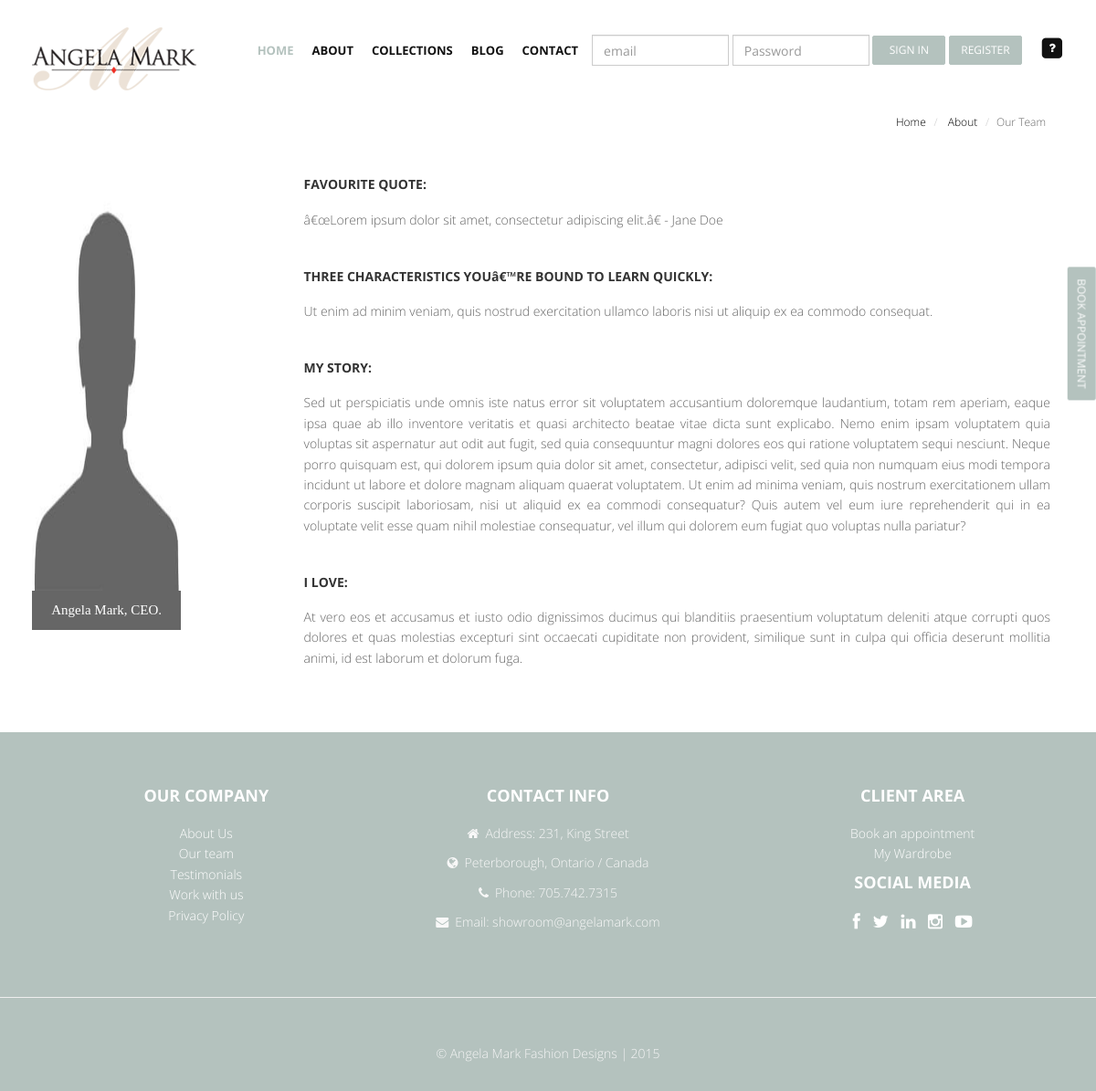
Page /AngelaFinal/web/pages/ourTeam.php on the committed database.
### tables this page shows
CREATE TABLE IF NOT EXISTS `logos` (
  `id` int(10) unsigned NOT NULL,
  `path` varchar(200) NOT NULL
);

CREATE TABLE IF NOT EXISTS `pagephotos` (
  `id` int(4) NOT NULL,
  `path` varchar(200) NOT NULL,
  `pageId` int(4) DEFAULT NULL,
  `date` timestamp NOT NULL DEFAULT CURRENT_TIMESTAMP,
  `active` int(1) NOT NULL,
  `subtitle` varchar(80) DEFAULT NULL,
  `description` varchar(200) DEFAULT NULL
);

CREATE TABLE IF NOT EXISTS `pagecontent` (
  `id` int(10) unsigned NOT NULL,
  `pageID` int(11) NOT NULL,
  `variable` varchar(30) NOT NULL,
  `content` longtext NOT NULL
);

### AngelaFinal/src/Session.php (called while the page is built, shortened)
<?php
	class Session{
		private $loggedIn = false;
		public function isLoggedIn(){
			return $this->loggedIn;
		}
		private function checkLogin(){
			if (isset($_SESSION['userID'])){
				$this->userID = $_SESSION['userID'];
				$this->loggedIn = true;
			}else{
				$this->loggedIn = false;
			}
		}
	}
?>

### AngelaFinal/src/factories/factoryDAOPdo.php (called while the page is built, shortened)
<?php
	require_once DIR_PDO.'managementPhotosDAOPdo.php';
	require_once DIR_PDO.'managementContentDAOPdo.php';
class FactoryDAOPdo implements FactoryDAO {
	private static $instance = null;
	public static function getInstance() {
		if (self::$instance == null) {
			self::$instance = new FactoryDAOPdo();
		}
		return self::$instance;
	}
	public function createManagementPhotosPersistence() {
		return new ManagementPhotosDAOPdo();
	}
	public function createManagementContentPersistence() {
		return new ManagementContentDAOPdo();
	}
}
?>

### AngelaFinal/src/controllers/managementContentController.php (called while the page is built, shortened)
<?php
	require_once DIR_FAC.'factoryDAOPdo.php';
class ManagementContentController {
	private $persistenceManagement;
	public function __construct() {
		$this->factory = FactoryDAOPdo::getInstance();
		$this->persistenceManagement = $this->factory->createManagementContentPersistence();
	}
	public function searchContent($param,$value,$type){
		$result = $this->persistenceManagement->searchContent($param,$value,$type);
		return $result;
	}
	public function searchLogo(){
		$result = $this->persistenceManagement->searchLogo();
		return $result;
	}
}
 ?>

### AngelaFinal/src/views/managementContentView.php (called while the page is built, shortened)
<?php
	require_once DIR_MOD.'managementContent.php';
	require_once DIR_CON.'managementContentController.php';
class ManagementContentView{
	private $managementContentController;
	function __construct() {
		$this->managementContentController = new ManagementContentController();
	}
	public function searchContent($param,$value,$type) {
		$result = $this->managementContentController->searchContent($param,$value,$type);
		return $result;
	}
	public function searchLogo(){
		$result = $this->managementContentController->searchLogo();
		return $result;
	}
}
 ?>

### AngelaFinal/src/persistenceDAOPdo/managementContentDAOPdo.php (called while the page is built, shortened)
<?php
	require_once DIR_MOD.'managementContent.php';
class ManagementContentDAOPdo implements ManagementContentDAO {
	public function searchContent($param,$value,$type){
		$className = 'ConnectionDAOPdo';
		$con = $className::getConnection();
		$query = 'SELECT * FROM pagecontent Where '.$param.' = '.$value;
		$stmt = $con->prepare($query);
		$stmt->execute();
		$result = $stmt->fetchAll();
		$managementsList = new ArrayObject();
		foreach ($result as $row) {
			$management = new ManagementContent();
			$management->setIdContent($row['id']);
			$management->setPageIdContent($row['pageID']);
			$management->setVariable($row['variable']);
			$management->setContent($row['content']);
			$managementsList->append($management);
		}
		if($type==1){
			return $management;
		}elseif($type==2){
			return $managementsList;
		}
	}
	public function searchLogo() {
		$className = 'ConnectionDAOPdo';
		$con = $className::getConnection();
		$query = 'SELECT * FROM logos Where id = 1';
		$stmt = $con->prepare($query);
		$stmt->execute();
		$result = $stmt->fetchAll();
		$management = '';
		foreach ($result as $row) {
			$management = new ManagementContent();
			$management->setIdLogo($row['id']);
			$management->setLogo($row['path']);
		}
		return $management;
	}
}
?>

### AngelaFinal/src/models/managementContent.php (called while the page is built, shortened)
<?php
class ManagementContent{
	private $content;
	private $logo;
	function getContent(){
		return $this->content;
	}
	function setContent($content){
		$this->content=$content;
	}
	function getLogo(){
		return $this->logo;
	}
	function setLogo($logo){
		$this->logo=$logo;
	}
}

### AngelaFinal/src/controllers/managementPhotosController.php (called while the page is built, shortened)
<?php
	require_once DIR_FAC.'factoryDAOPdo.php';
class ManagementPhotosController {
	private $persistenceManagement;
	public function __construct() {
		$this->factory = FactoryDAOPdo::getInstance();
		$this->persistenceManagement = $this->factory->createManagementPhotosPersistence();
	}
	public function searchPhotos($param,$value,$type){
		$result = $this->persistenceManagement->searchPhotos($param,$value,$type);
		return $result;
	}
}
 ?>

### AngelaFinal/src/views/managementPhotosView.php (called while the page is built, shortened)
<?php
	require_once DIR_MOD.'managementPhotos.php';
	require_once DIR_CON.'managementPhotosController.php';
class ManagementPhotosView{
	private $managementPhotosController;
	function __construct() {
		$this->managementPhotosController = new ManagementPhotosController();
	}
	public function searchPhotos($param,$value,$type) {
		$result = $this->managementPhotosController->searchPhotos($param,$value,$type);
		return $result;
	}
}
 ?>

### AngelaFinal/src/persistenceDAOPdo/managementPhotosDAOPdo.php (called while the page is built, shortened)
<?php
	require_once DIR_MOD.'managementPhotos.php';
class ManagementPhotosDAOPdo implements ManagementPhotosDAO {
	public function searchPhotos($param,$value,$type) {
		$className = 'ConnectionDAOPdo';
		$con = $className::getConnection();
		$query = 'SELECT * FROM pagephotos Where '.$param.' = '.$value;
		$stmt = $con->prepare($query);
		$stmt->execute();
		$result = $stmt->fetchAll();
		$management = '';
		$managementsList = new ArrayObject();
		foreach ($result as $row) {
			$management = new ManagementPhotos();
			$management->setIdPhoto($row['id']);
			$management->setPathPhoto($row['path']);
			$management->setPageIdPhoto($row['pageId']);
			$management->setDates($row['date']);
			$management->setActive($row['active']);
			$management->setSubtitle($row['subtitle']);
			$management->setDescription($row['description']);
			$managementsList->append($management);
		}
		if($type==1){
			return $management;
		}elseif($type==2){
			return $managementsList;
		}
	}
}
?>

### AngelaFinal/src/models/managementPhotos.php (called while the page is built, shortened)
<?php
class ManagementPhotos{
	private $pathPhoto;
	function getPathPhoto(){
		return $this->pathPhoto;
	}
	function setPathPhoto($pathPhoto){
		$this->pathPhoto=$pathPhoto;
	}
}
?>

### AngelaFinal/web/pages/ourTeam.php (the view, shortened to what this page needs)
<?php
	require_once('../../src/Session.php');
	require_once (DIR_VIE.'managementPhotosView.php');
	require_once (DIR_VIE.'managementContentView.php');
	$manegementPhotosView = new ManagementPhotosView();
	$managementContentView = new ManagementContentView();
	$managementPhotos = $manegementPhotosView->searchPhotos('pageId','6','1');
	$managementContent = $managementContentView->searchContent('pageId','6','1');
	$session = new Session();
?>
<html lang="en">
<head>
	<?php include( DIR_LAY.'headPages.php');?>
</head>
<body>
	<div id="wrapper">
		<?php
		if($session->isLoggedIn()){
			if ($_SESSION['role']==2){
				include (DIR_LAY.'headerUserPages.php') ;
			}elseif($_SESSION['role']==1){
				include( DIR_LAY.'headerAdminPages.php') ;
			}elseif($_SESSION['role']==3){
				include( DIR_LAY.'headerStaffPages.php') ;
			}
		}else{
			include( DIR_LAY.'headerPages.php') ;
		}
		?>
<br>
<br>
<br>
<br>
<br>
        <div class="breadcrumbs">
            <div class="container">
                <div class="row">
                    <div class="col-lg-4 col-sm-4">
                    </div>
                    <div class="col-lg-8 col-sm-8">
                        <ol class="breadcrumb pull-right">
                            <li>
                                <a href="../../index.php">Home</a>
                            </li>
                            <li>
                                <a href="#">About</a>
                            </li>
                            <li class="./web/pages/ourTeam.php">Our Team</li>
                        </ol>
                    </div>
                </div>
            </div>
        </div>
	<div class="container">
    	<div class="row">
        	<div class="col-xs-4 col-md-2">
				<div class="wrapper">
					<img class="img-responsive" src="<?php echo '../../'.$managementPhotos->getPathPhoto();?>" style="width:350px;height:463px;"/>
					<div class="description">
						<center><p class="description_content">Angela Mark, CEO.</p></center>
					</div>
				</div>
			</div>
			<div class="col-xs-2 col-md-1">
			</div>
			<div class="row">
				<div class="container">
					<div class="col-xs-12 col-md-9" style="float:right;">
						<?php echo $managementContent->getContent(); ?>
        			</div>
      			</div>
    		</div>
		</div>
	</div>
       <?php include( DIR_LAY.'footerPages.php') ?>
  </body>
</html>

### AngelaFinal/web/layout/headerPages.php (shortened to what this page needs)
<?php
require_once (DIR_VIE.'managementContentView.php');
$layoutManagementContentView = new ManagementContentView();
$logo = $layoutManagementContentView->searchLogo()->getLogo();
$blog = $layoutManagementContentView->searchContent('pageId','11','1')->getContent();
?>
	<header>
        <div class="navbar navbar-default navbar-fixed-top">
            <div class="container">
                <div class="navbar-header">
                    <a class="navbar-brand" href="../../index.php">
						<img src="../../<?php echo $logo; ?>">
					</a>
                </div>
                <div class="navbar-collapse collapse " id="navbar-main">
					<div>
						<button class="btn btn-theme" Style=" transform: rotate(90deg); cursor: pointer; right:-57px; top:0px; margin-top:350px; z-index:999997; position:fixed;" data-direction='left' data-toggle="modal" data-target="#myBook">Book Appointment</button>
					</div>
                    <ul class="nav navbar-nav">
                        <li class="active"><a href="../../index.php">Home</a></li>
                        <li class="dropdown" >
                            <a href="#" id="dropdownactive" class="dropdown-toggle " data-toggle="dropdown" data-hover="dropdown" data-delay="0" data-close-others="false">About <b class=" icon-angle-down"></b></a>
                        </li>
                        <li class="dropdown" >
                            <a href="#" id="dropdownactive" class="dropdown-toggle " data-toggle="dropdown" data-hover="dropdown" data-delay="0" data-close-others="false">Collections <b class=" icon-angle-down"></b></a>
                        </li>
                        <li><a href="<?php echo $blog; ?>" >Blog</a></li>
                        <li><a href="../pages/contact.php">Contact</a></li>
						<li>
							<form class="navbar-form navbar-right"   action="../../src/handlers/userHandler.php?a=login" method="post">
								<div class="form-group" >
									<input type="email" class="form-control" style="width:150px" name="email" required placeholder="email">
								</div>
								<div class="form-group">
									<input type="password" class="form-control" style="width:150px" name="password" required placeholder="Password">
								</div>
								<div class="form-group">
									<button type="submit" style="width:80px" class="btn btn-theme">Sign In</button>
								</div>
								<div class="form-group">
									<div data-toggle="modal" data-target="#myModal">
										<button type="button" style="width:80px" class="btn btn-theme">Register</button>
									</div>
								</div>
							</form>
						</li>
                        <li class="dropdown" >
                            <a href="#" title="Forgot your password?" data-toggle="modal" data-target="#myRecovery">
                                <span class="fa-stack">
                                    <i class="fa fa-square fa-stack-2x"></i>
                                    <i class="fa fa-question fa-stack-1x fa-inverse"></i>
                                </span>
                            </a>
                        </li>
                    </ul>
                </div>
            </div>
        </div>
		</div>

### rows in the picture
logos: path (picture)
pagephotos: path (picture)
pagecontent: content "FAVOURITE QUOTE: â€œLorem ipsum dolor sit amet, consectetur adipiscing elit.â€ - Jane Doe THREE CHARACTERISTICS YOUâ€™RE BOUND TO LEARN QUICKLY: Ut enim ad minim veniam, quis nostrud exercitation ullamco laboris nisi ut aliquip ex ea commodo consequat. MY STORY: Sed ut perspiciatis unde omnis iste natus error sit voluptatem accusantium doloremque laudantium, totam rem aperiam, eaque ipsa quae ab illo inventore veritatis et quasi architecto beatae vitae dicta sunt explicabo. Nemo enim ipsam voluptatem quia voluptas sit aspernatur aut odit aut fugit, sed quia consequuntur magni dolores eos qui ratione voluptatem sequi nesciunt. Neque porro quisquam est, qui dolorem ipsum quia dolor sit amet,…"
